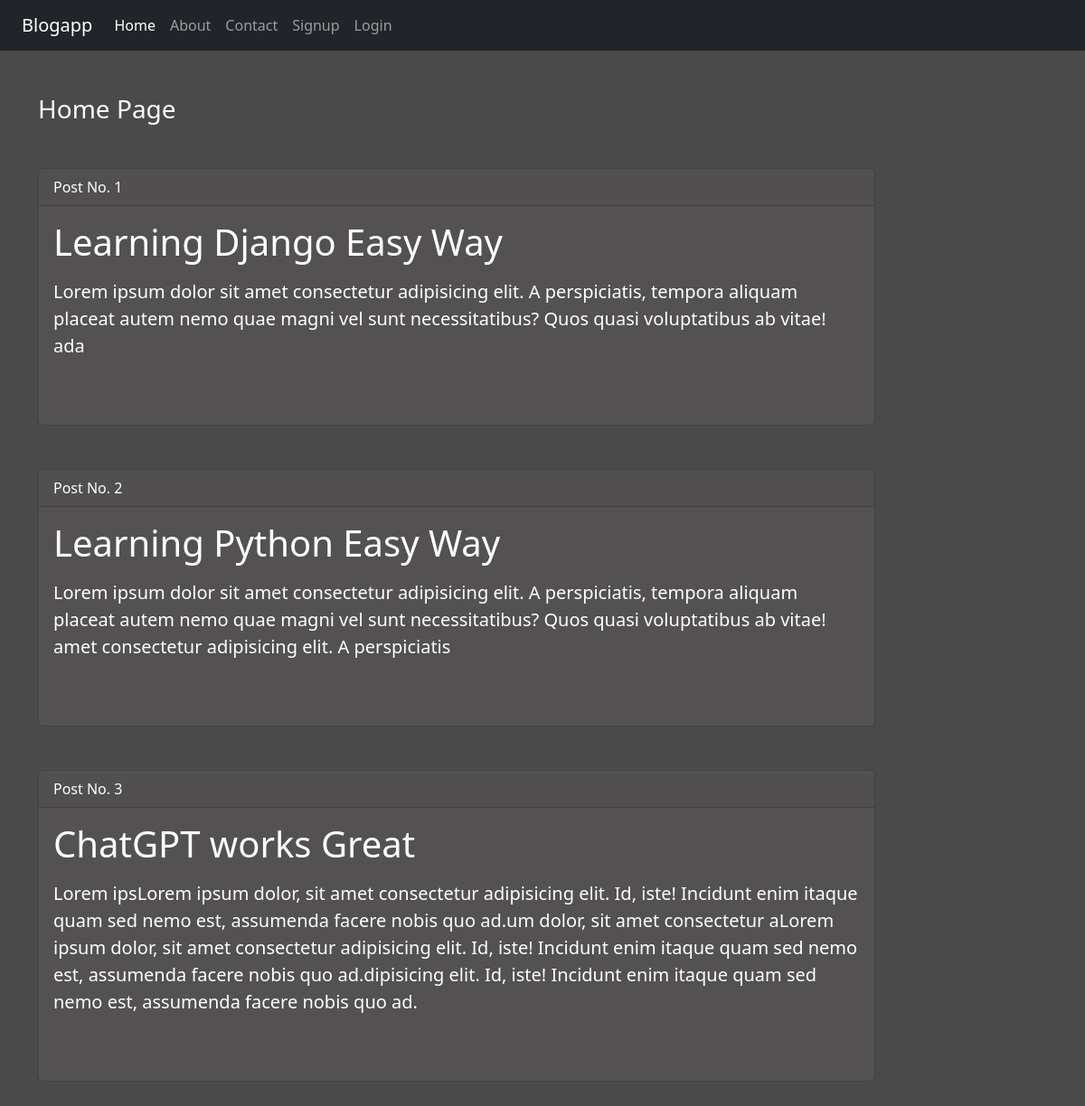
The page / on the database its author committed.
### blogapp/models.py (models this page shows)
class Post(models.Model):
    title = models.CharField(max_length=150)
    desc = models.TextField()

### blogapp/views.py (the view)
# urls.py: 2. Add a URL to urlpatterns:  path('', views.home, name='home')
def home(request):
    post = Post.objects.all()
    return render(request, "blogapp/home.html", {"posts": post})

### blogapp/templates/blogapp/home.html (shortened to what this page needs)
{% extends 'blogapp/base.html' %}
{% load static %}
{% block content %}
 <div class="col-sm-10">
    <h3 class="text-white my-5">Home Page</h3>
    {% for post in posts %}
    <div class="card card-color my-5" style="background-color:rgb(83, 81, 81);">
      <div class="card-header text-white ">
        Post No. {{post.id}}
      </div>
      <div class="card-body text-white ">
        <blockquote class="blockquote mb-2">
          <h1 class="mb-3 ">{{post.title}}</h1>
          <p>{{post.desc}}</p>
        </blockquote>
      </div><br><br>
    </div>
    {% endfor %}
 </div>
{% endblock content %}

### blogapp/templates/blogapp/base.html (shortened to what this page needs)
<!DOCTYPE html>
{% load static %}
<html lang="en">
<head>
    <link rel="stylesheet" href="{% static 'blogapp/css/bootstrap.css' %}">
    <link rel="stylesheet" href="{% static 'blogapp/css/style.css' %}">
</head>
<body>
    <div class="container-fluid bg-dark">
        {% include 'blogapp/navbar.html' %}
    </div>
    <div class="container">
        <div class="row">
            {% block content %}
            {% endblock content %}
        </div>
    </div>
</body>
</html>

### blogapp/templates/blogapp/navbar.html (shortened to what this page needs)
<nav class="navbar navbar-expand-lg navbar-dark bg-dark">
    <div class="container-fluid">
      <a class="navbar-brand" href="#">Blogapp</a>
      <div class="collapse navbar-collapse" id="navbarNav">
        <ul class="navbar-nav">
          <li class="nav-item">
            <a class="nav-link active" aria-current="page" href="/">Home</a>
          </li>
          <li class="nav-item">
            <a class="nav-link" href="{% url 'about' %}">About</a>
          </li>
          <li class="nav-item">
            <a class="nav-link" href="{% url 'contact' %}">Contact</a>
          </li>
          {% if request.user.is_authenticated %}
          <li class="nav-item">
            <a class="nav-link" href="{% url 'dashboard' %}">Dashboard</a>
          </li>
          <li class="nav-item">
            <a class="nav-link" href="{% url 'logout' %}">Logout</a>
          </li>
          {% else %}
          <li class="nav-item">
            <a class="nav-link" href="{% url 'signup' %}">Signup</a>
          </li>
          <li class="nav-item">
            <a class="nav-link" href="{% url 'login' %}">Login</a>
          </li>
          {% endif %}
        </ul>
      </div>
    </div>
  </nav>

### blogapp/static/blogapp/css/style.css (style rules this page uses)
body { background-color: rgb(75, 74, 74); color: antiquewhite; }
.card-color { background-color: rgb(83, 81, 81); }

### rows shown on the page
Post: id "1", title "Learning Django Easy Way", desc "Lorem ipsum dolor sit amet consectetur adipisicing elit. A perspiciatis, tempora aliquam placeat autem nemo quae magni vel sunt necessitatibus? Quos quasi voluptatibus ab vitae! ada"
Post: id "2", title "Learning Python Easy Way", desc "Lorem ipsum dolor sit amet consectetur adipisicing elit. A perspiciatis, tempora aliquam placeat autem nemo quae magni vel sunt necessitatibus? Quos quasi voluptatibus ab vitae! amet consectetur adipisicing elit. A perspiciatis"
Post: id "3", title "ChatGPT works Great", desc "Lorem ipsLorem ipsum dolor, sit amet consectetur adipisicing elit. Id, iste! Incidunt enim itaque quam sed nemo est, assumenda facere nobis quo ad.um dolor, sit amet consectetur aLorem ipsum dolor, sit amet consectetur adipisicing elit. Id, iste! Incidunt enim itaque quam sed nemo est, assumenda facere nobis quo ad.dipisicing elit. Id, iste! Incidunt enim itaque quam sed nemo est, assumenda facere nobis quo ad."
